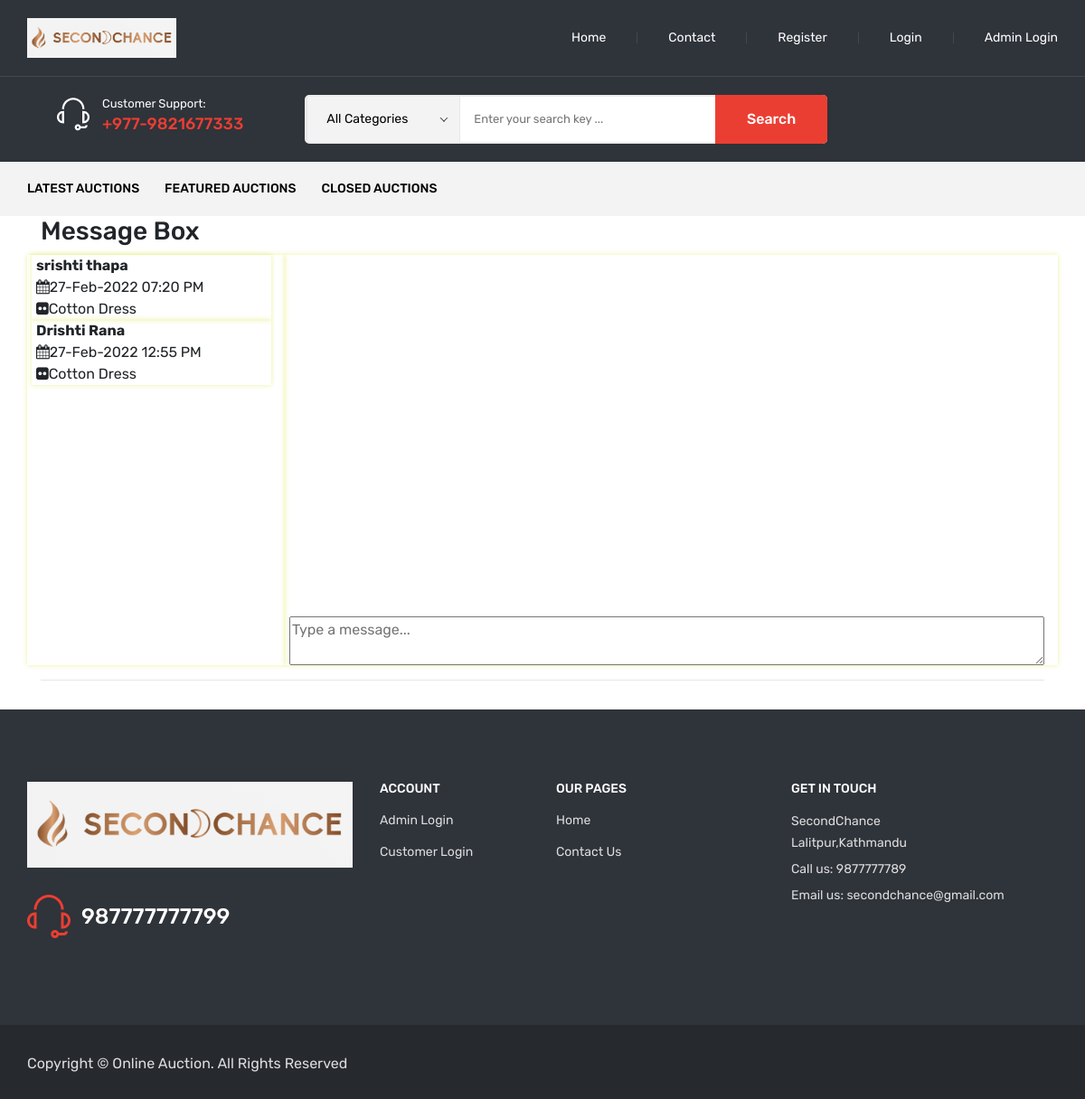
Screenshot of /messagebox.php with the database file from the repository.
### tables this page shows
CREATE TABLE `message` (
  `message_id` int(10) NOT NULL,
  `sender_id` int(10) NOT NULL,
  `receiver_id` int(10) NOT NULL,
  `message_date_time` datetime NOT NULL,
  `product_id` int(10) NOT NULL,
  `message` text NOT NULL,
  `status` varchar(10) NOT NULL
);

CREATE TABLE `customer` (
  `customer_id` int(10) NOT NULL,
  `customer_name` varchar(50) NOT NULL,
  `email_id` varchar(50) NOT NULL,
  `password` varchar(100) NOT NULL,
  `address` text NOT NULL,
  `mobile_no` varchar(15) NOT NULL,
  `status` varchar(10) NOT NULL
);

CREATE TABLE `product` (
  `product_id` int(10) NOT NULL,
  `customer_id` int(10) NOT NULL,
  `product_name` varchar(50) NOT NULL,
  `category_id` int(10) NOT NULL,
  `product_description` text NOT NULL,
  `starting_bid` float(10,2) NOT NULL,
  `ending_bid` float(10,2) NOT NULL,
  `start_date_time` datetime NOT NULL,
  `end_date_time` datetime NOT NULL,
  `product_cost` float(10,2) NOT NULL,
  `product_image` text NOT NULL,
  `product_warranty` varchar(100) NOT NULL,
  `product_delivery` text NOT NULL,
  `company_name` varchar(100) NOT NULL,
  `status` varchar(10) NOT NULL
);

### messagebox.php (the view, shortened to what this page needs)
<?php
include("header.php");
?>
<div class="services" id="services">
		<div class="container">
<div class="heading">
	<h3 data-aos="zoom-in" >Message Box</h3>
</div>
<form method="post"	action="" onsubmit="return validateform()" enctype="multipart/form-data" >
<div class="row">
		<div  class="col-md-3" style='padding-left:5px;cursor:pointer; border-color: #afdfa0;  box-shadow: 0 0 5px rgba(207, 220, 0, 0.4);'>
<?php
	$sqlmessagelist ="SELECT * FROM message LEFT JOIN customer as sender on message.sender_id =sender.customer_id LEFT JOIN customer AS receiver on receiver.customer_id=message.receiver_id LEFT JOIN product on message.product_id=product.product_id WHERE message.message_id!='0' ";
	$sqlmessagelist = $sqlmessagelist . " GROUP BY message.sender_id  ORDER BY message.message_date_time DESC";
	$qsqlmessagelist = mysqli_query($con,$sqlmessagelist);
	while($rsmessagelist = mysqli_fetch_array($qsqlmessagelist))
	{
		echo "<div class='panel panel-default' style='padding-left:5px;cursor:pointer; border-color: #cfdc00;  box-shadow: 0 0 5px rgba(207, 220, 0, 0.4);' onclick='loadmessage($rsmessagelist[sender_id],$rsmessagelist[receiver_id],$rsmessagelist[product_id])'>";
		echo "<b>" .$rsmessagelist[8] . "</b><br>";
		echo "<i class='fa fa-calendar'></i>" . date("d-M-Y h:i A",strtotime($rsmessagelist['message_date_time'])) . "<br>";
		echo "<i class='fa fa fa-flickr'></i>" .$rsmessagelist['product_name'] ;
		echo "</div>";
	}
?>
		</div>
		<div  class="col-md-9"  style='padding-left:5px;cursor:pointer; border-color: #afdfa0;  box-shadow: 0 0 5px rgba(207, 220, 0, 0.4);'>
<div class="popup-box chat-popup" id="qnimate" >
			<div class="popup-messages" id="popup-messages"  style='overflow:auto; height:400px;'>
			</div>
			<div class="popup-messages-footer"  id="popup-messages-footer">
				<textarea id="status_message" placeholder="Type a message..." style="width:100%;" name="message"></textarea>
			</div>
	  </div>
		</div>
		<div  class="col-md-12">
			<hr>
		</div>
</div>
		</div>
							</div>
<?php
include("footer.php");
?>

### style.css (style rules this page uses)
html, body { height: 100%; }
h1, h2, h3, h4, h5, h6 { margin: 0 0 10px; }
body { font-family: 'Rubik', sans-serif; font-size: 14px; font-weight: 400; font-size: 16px; line-height: 1.5; }

### rows the page displays
message: customer.customer_name "srishti thapa", message_date_time "27-Feb-2022 07:20 PM", product.product_name "Cotton Dress"
message: customer.customer_name "Drishti Rana", message_date_time "27-Feb-2022 12:55 PM", product.product_name "Cotton Dress"
